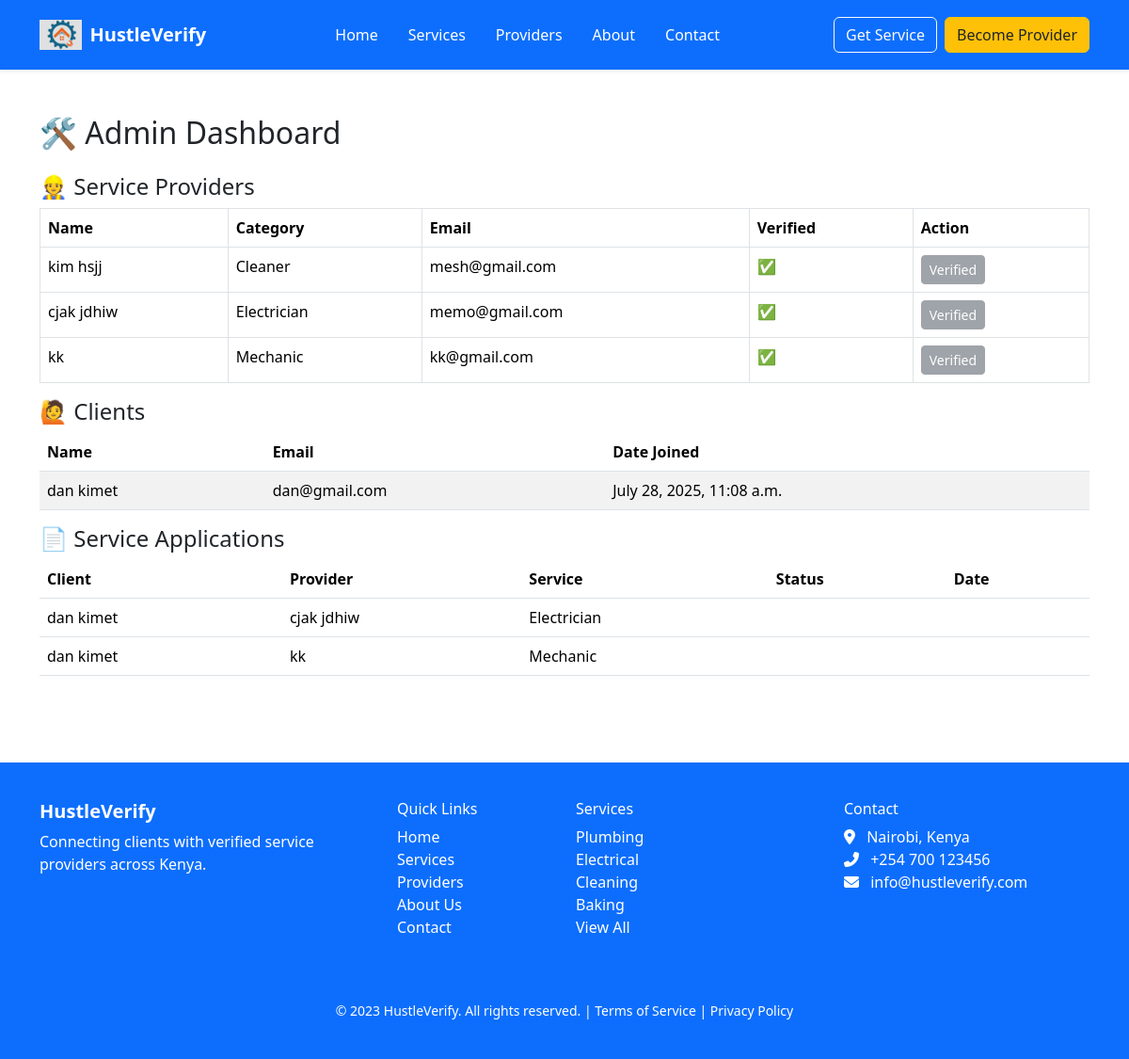
The page /accounts/dashboard/ on the database as committed earlier.
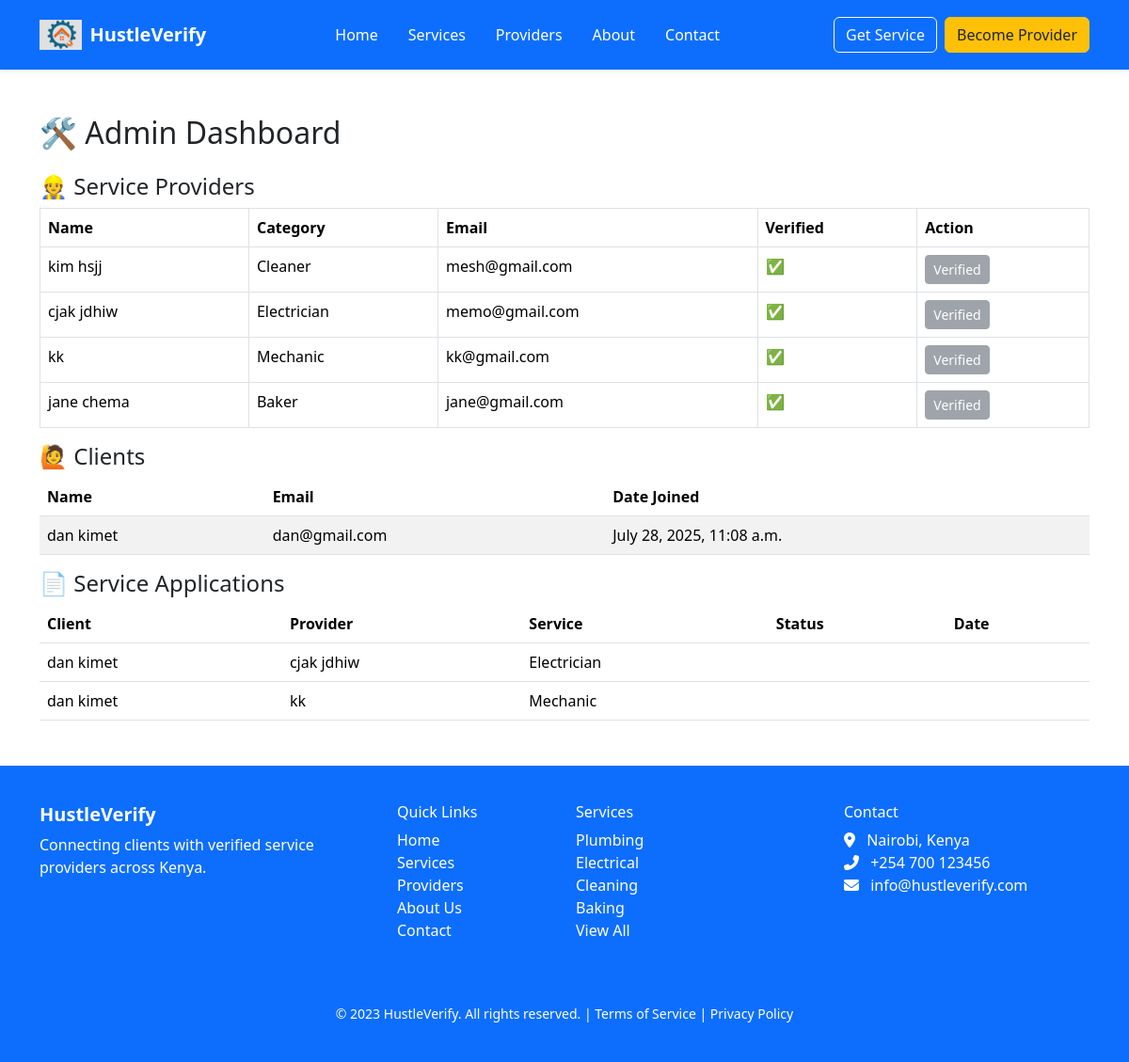
The same page on the database as committed later.
### accounts/models.py (models this page shows, shortened)
class ServiceProviderProfile(models.Model):
    user = models.OneToOneField(User, on_delete=models.CASCADE)
    full_name = models.CharField(max_length=100)
    gender = models.CharField(max_length=10)
    phone_number = models.CharField(max_length=15, unique=True)
    email = models.EmailField(unique=True)
    location = models.CharField(max_length=50)
    address = models.TextField()
    profile_picture = models.ImageField(upload_to='profile_pics/', null=True, blank=True)
    id_number = models.CharField(max_length=20)
    id_image = models.ImageField(upload_to='id_images/', null=True, blank=True)
    service_category = models.CharField(max_length=100)
    availability_days = models.CharField(max_length=200)  # e.g., "Monday,Wednesday,Friday"
    availability_start_time = models.TimeField()
    availability_end_time = models.TimeField()
    experience_years = models.IntegerField()
    certifications = models.FileField(upload_to='certifications/', null=True, blank=True)
    next_of_kin_full_name = models.CharField(max_length=100)
    next_of_kin_relationship = models.CharField(max_length=50)
    next_of_kin_phone = models.CharField(max_length=15)
    ratings = models.FloatField(default=0.0)
    is_verified = models.BooleanField(default=False)

class User(AbstractUser):
    ROLE_CHOICES = (
        ('admin', 'admin'),
        ('client', 'Client'),
        ('provider', 'Service Provider'),
    )
    role = models.CharField(max_length=10, choices=ROLE_CHOICES)

class ClientProfile(models.Model):
    user = models.OneToOneField(User, on_delete=models.CASCADE)
    full_name = models.CharField(max_length=100)
    gender = models.CharField(max_length=10)
    phone_number = models.CharField(max_length=15, unique=True)
    email = models.EmailField(unique=True)
    location = models.CharField(max_length=50)
    address = models.TextField()
    profile_picture = models.ImageField(upload_to='client_profiles/', null=True, blank=True)
    emergency_contact_name = models.CharField(max_length=100)
    emergency_contact_relationship = models.CharField(max_length=50)
    emergency_contact_phone = models.CharField(max_length=15)

### services/models.py (models this page shows, shortened)
class ServiceApplication(models.Model):
    client = models.ForeignKey(User, on_delete=models.CASCADE, limit_choices_to={'role': 'client'})
    provider = models.ForeignKey(ServiceProviderProfile, on_delete=models.CASCADE)
    message = models.TextField(blank=True, null=True)
    applied_at = models.DateTimeField(auto_now_add=True)
    is_accepted = models.BooleanField(default=False)

### adminpanel/views.py (the view)
# urls.py: path('dashboard/', admin_dashboard, name='admin_dashboard'),
def admin_dashboard(request):
    providers = ServiceProviderProfile.objects.all()
    clients = User.objects.filter(role='client')  # FIXED line
    applications = ServiceApplication.objects.all()
    context = {
        'providers': providers,
        'clients': clients,
        'applications': applications,
    }
    return render(request, 'adminpanel/dashboard.html', context)

### templates/adminpanel/dashboard.html
{% extends 'base.html' %}
{% block content %}
<div class="container mt-5">
    <h2 class="mb-4">🛠️ Admin Dashboard</h2>
    <h4>👷 Service Providers</h4>
<table class="table table-bordered">
    <thead>
        <tr>
            <th>Name</th><th>Category</th><th>Email</th><th>Verified</th><th>Action</th>
        </tr>
    </thead>
    <tbody>
        {% for provider in providers %}
        <tr>
            <td>{{ provider.full_name }}</td>
            <td>{{ provider.service_category }}</td>
            <td>{{ provider.user.email }}</td>
            <td>{{ provider.is_verified|yesno:"✅,❌" }}</td>
            <td>
                {% if not provider.is_verified %}
                <form method="post" action="{% url 'verify_provider' provider.id %}">
                    {% csrf_token %}
                    <button class="btn btn-success btn-sm">Verify</button>
                </form>
                {% else %}
                <button class="btn btn-secondary btn-sm" disabled>Verified</button>
                {% endif %}
            </td>
        </tr>
        {% endfor %}
    </tbody>
</table>
<h4>🙋 Clients</h4>
<table class="table table-striped">
    <thead>
        <tr>
            <th>Name</th><th>Email</th><th>Date Joined</th>
        </tr>
    </thead>
    <tbody>
        {% for client in clients %}
        <tr>
            <td>{{ client.clientprofile.full_name }}</td>
            <td>{{ client.clientprofile.email }}</td>
            <td>{{ client.date_joined }}</td>
        </tr>
        {% endfor %}
    </tbody>
</table>
<h4>📄 Service Applications</h4>
<table class="table table-hover">
    <thead>
        <tr>
            <th>Client</th><th>Provider</th><th>Service</th><th>Status</th><th>Date</th>
        </tr>
    </thead>
    <tbody>
        {% for app in applications %}
        <tr>
            <td>{{ app.client.clientprofile.full_name|default:"-" }}</td>
            <td>{{ app.provider.full_name }}</td>
            <td>{{ app.provider.service_category }}</td>
            <td>{{ app.status }}</td>
            <td>{{ app.created_at }}</td>
        </tr>
        {% endfor %}
    </tbody>
</table>
</div>
{% endblock %}

Rows that differ between the two databases and show on the page:
added ServiceProviderProfile: full_name "jane chema", service_category "Baker", user.email "jane@gmail.com", is_verified "✅", shows "Verified"
